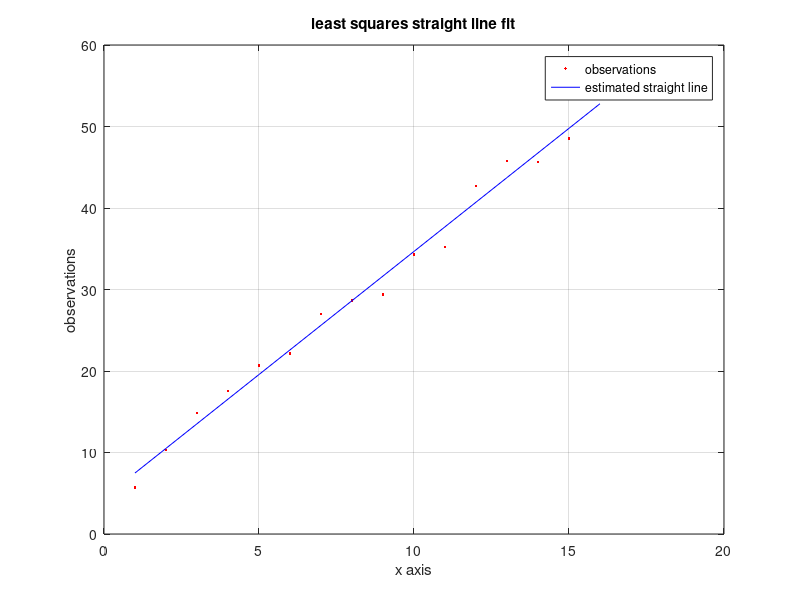

Here is the MATLAB script that generated this plot:
%% Least Squares Estimate
rand('state',100); % initializing the random number generation
y = [5:3:50]; % observations, y_i
y = y + 5*rand(size(y)); % y_i with noise added
x = 1:length(y); % the x co-ordinates

% Formulating in matrix for solving for least squares estimate
Y = y.';
X = [x.' ones(1,length(x)).'];
alpha = inv(X'*X)*X'*Y; % solving for m and c

% constructing the straight line using the estimated slope and constant
yEst = alpha(1)*x + alpha(2);

close all
figure
plot(x,y,'r.')
hold on
plot(x,yEst,'b')
legend('observations', 'estimated straight line')
grid on
ylabel('observations')
xlabel('x axis')
title('least squares straight line fit')

%% QR factorization
A = [1,1,1,1;-1,4,4,-1;4,-2,2,0]';
b = [1,2,3,4]';
[Q,R] = qr(A,0);
z = Q.'*b;
x_obs = inv(R)*z;

x_ver = real(R \z);

%%